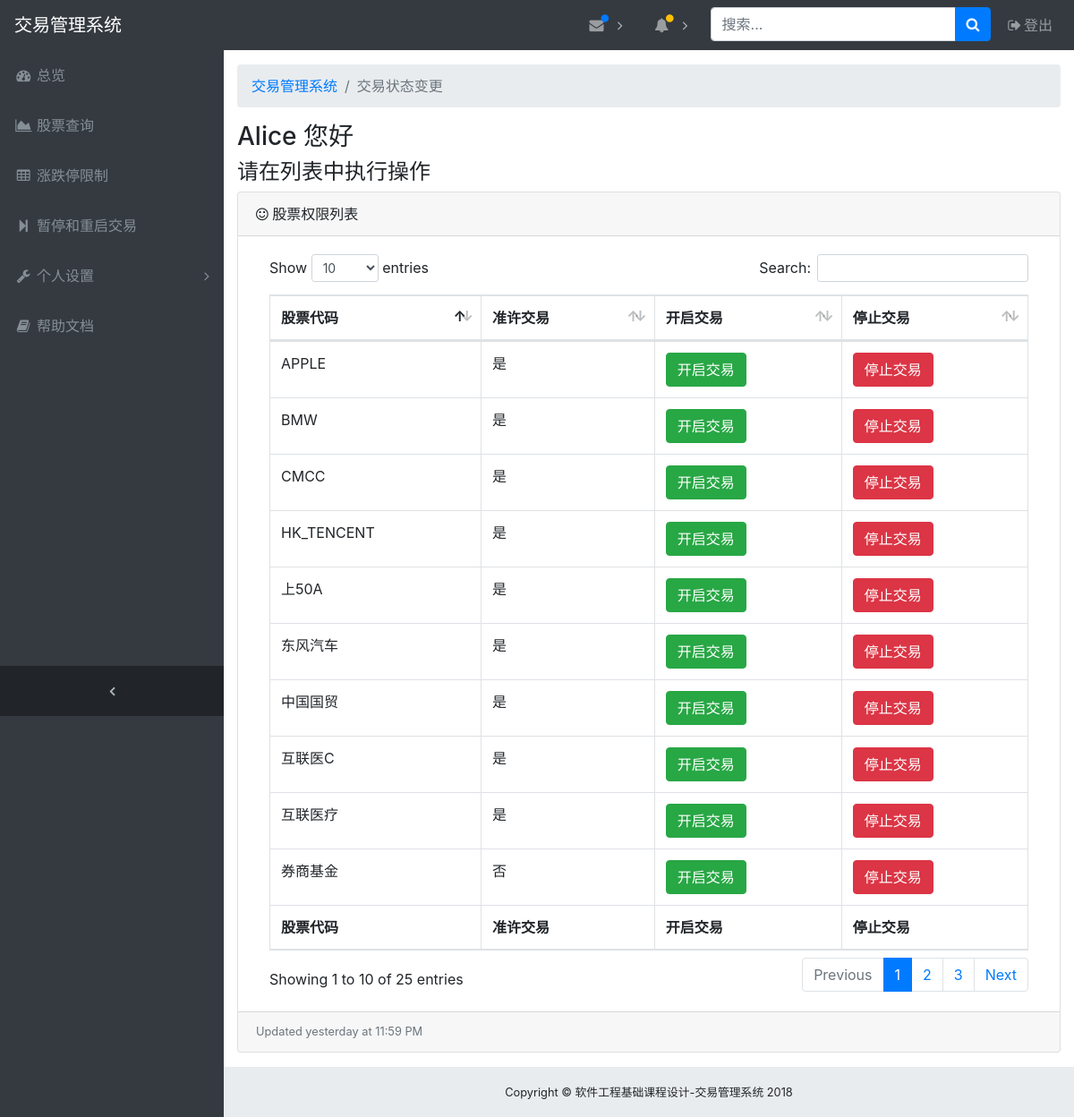
Page /trading (signed in) on the committed database.
### app/models.py (models this page shows, shortened)
class Admin ( db.Model ):
    __tablename__ = "admin"
    id = db.Column ( db.String ( 32 ), primary_key=True )
    password_hash = db.Column ( db.String ( 32 ) )
    is_root = db.Column ( db.Boolean, default=False )
    def get_id(self):
        return self.id
    @property
    def password(self):
        raise AttributeError ( "Password unaccessible" )

class Stock ( db.Model ):
    __tablename__ = "stock"
    stock_inner_id = db.Column ( db.Integer, primary_key=True, autoincrement=True )
    stock_name = db.Column ( db.String ( 40 ), index=True )
    is_trading = db.Column ( db.Boolean, default=True )
    up_confine = db.Column ( db.DECIMAL ( 7, 2 ), default=10 )
    down_confine = db.Column ( db.DECIMAL ( 7, 2 ), default=10 )
    dirty = db.Column ( db.Boolean, default=False )

### app/views.py (the view, shortened to what this page needs)
@app.route ( '/trading', methods=['GET', 'POST'] )
@login_required
def trading():
    stock_name = request.values.get ( 'stock_id', None )
    action = request.values.get ( 'action', None )
    user_id = current_user.get_id ()
    auth_list = Auth.query.filter_by ( admin_id=user_id )
    stock_list = []
    for auth in auth_list:
        stock_list.append ( Stock.query.filter_by ( stock_name=auth.stock_id ).first () )
    return render_template ( "trading.html", username=current_user.get_id (), stock_list=stock_list )

### app/views.py (called while the page is built)
@app.before_request
def before_request():
    g.user = current_user

@lm.user_loader
def load_user(id):
    return Admin.query.get ( id )

### app/templates/trading.html (shortened to what this page needs)
{% set current_page = "交易状态变更" %}
{% extends 'base.html' %}
{% block body %}
<div class="row clearfix">
    <div class="container">
        <h3>{{username}} 您好</h3>
        <h4>请在列表中执行操作</h4>
    </div>
</div>
<div class="card mb-3">
    <div class="card-header">
        <i class="fa fa-smile-o"></i> 股票权限列表
    </div>
    <div class="card-body">
        <div class="table-responsive">
            <table class="table table-bordered" id="dataTable" width="100%" cellspacing="0">
                <thead>
                <tr>
                    <th>股票代码</th>
                    <th>准许交易</th>
                    <th>开启交易</th>
                    <th>停止交易</th>
                </tr>
                </thead>
                <tfoot>
                <tr>
                    <th>股票代码</th>
                    <th>准许交易</th>
                    <th>开启交易</th>
                    <th>停止交易</th>
                </tr>
                </tfoot>
                <tbody>
                {% for row in stock_list %}
                <tr>
                    <td>{{ row.stock_name }}</td>
                    {% if row.is_trading %}
                    <td>是</td>
                    {% else %}
                    <td>否</td>
                    {% endif %}
                    <td>
                        <button type="button" class="btn btn-success"
                                onclick="changeTrading('/trading?action=start&stock_id={{ row.stock_name }}')">开启交易
                        </button>
                    </td>
                    <td>
                        <button type="button" class="btn btn-danger"
                                onclick="changeTrading('/trading?action=stop&stock_id={{ row.stock_name }}')">停止交易
                        </button>
                    </td>
                </tr>
                {% endfor %}
                </tbody>
            </table>
        </div>
    </div>
    <div class="card-footer small text-muted">Updated yesterday at 11:59 PM</div>
</div>
{% endblock%}

### app/static/css/sb-admin.css (style rules this page uses)
html { position: relative; min-height: 100%; }
body { overflow-x: hidden; }
body.sticky-footer { margin-bottom: 56px; }
body.fixed-nav { padding-top: 56px; }

### rows in the picture
Admin: id "Alice"
Stock: stock_name "互联医疗", is_trading "是"
Stock: stock_name "互联医C", is_trading "是"
Stock: stock_name "券商基金", is_trading "否"
Stock: stock_name "上50A", is_trading "是"
Stock: stock_name "APPLE", is_trading "是"
Stock: stock_name "HK_TENCENT", is_trading "是"
Stock: stock_name "CMCC", is_trading "是"
Stock: stock_name "BMW", is_trading "是"
Stock: stock_name "东风汽车", is_trading "是"
Stock: stock_name "中国国贸", is_trading "是"

### other values in the picture
{{ current_page }} "交易状态变更"
